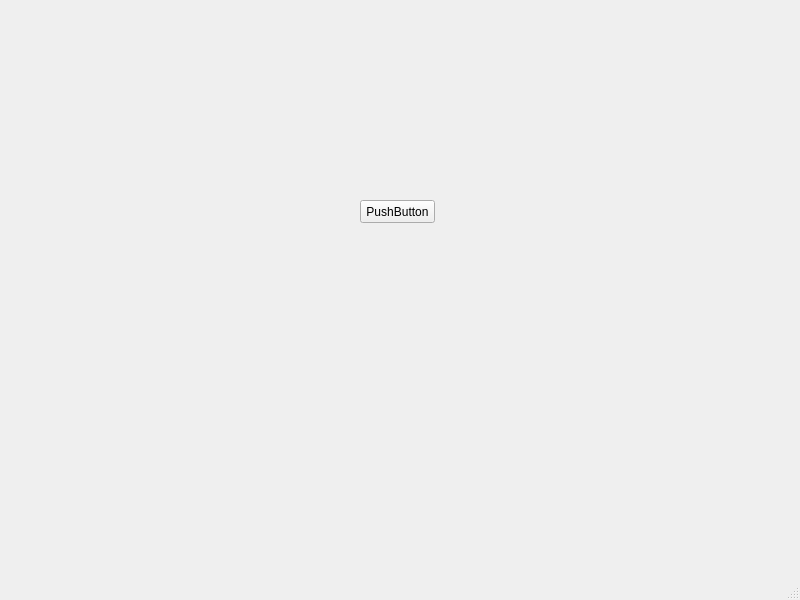
<?xml version="1.0" encoding="UTF-8"?>
<ui version="4.0">
 <class>MainWindow</class>
 <widget class="QMainWindow" name="MainWindow">
  <property name="geometry">
   <rect>
    <x>0</x>
    <y>0</y>
    <width>800</width>
    <height>600</height>
   </rect>
  </property>
  <property name="windowTitle">
   <string>MainWindow</string>
  </property>
  <widget class="QWidget" name="centralwidget">
   <widget class="QPushButton" name="dd">
    <property name="geometry">
     <rect>
      <x>360</x>
      <y>200</y>
      <width>75</width>
      <height>23</height>
     </rect>
    </property>
    <property name="text">
     <string>PushButton</string>
    </property>
   </widget>
  </widget>
  <widget class="QMenuBar" name="menubar">
   <property name="geometry">
    <rect>
     <x>0</x>
     <y>0</y>
     <width>800</width>
     <height>23</height>
    </rect>
   </property>
  </widget>
  <widget class="QStatusBar" name="statusbar"/>
 </widget>
 <resources/>
 <connections/>
</ui>
